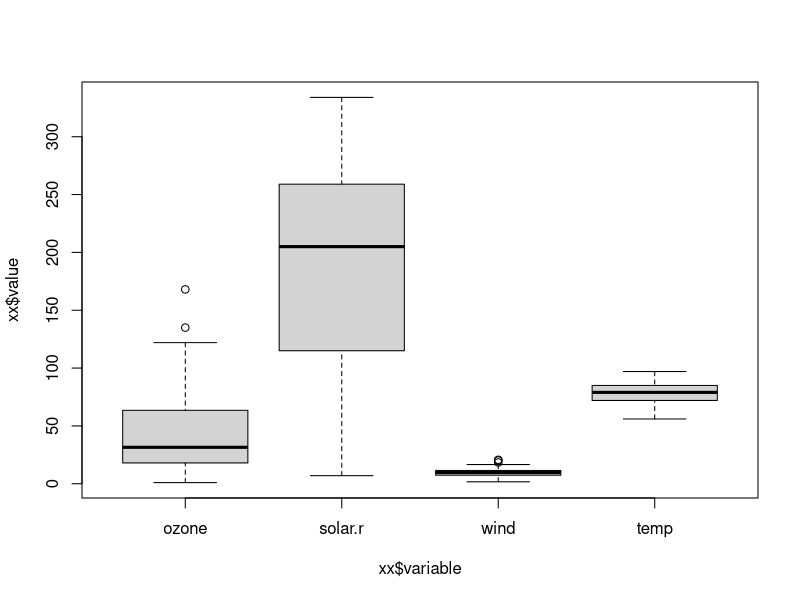

Recreate this plot in R.
library(reshape2)

names(airquality) <- tolower(names(airquality))
xx <- melt(airquality, id=c("month", "day"))
boxplot(xx$value~xx$variable)
head(airquality)
head(xx)
